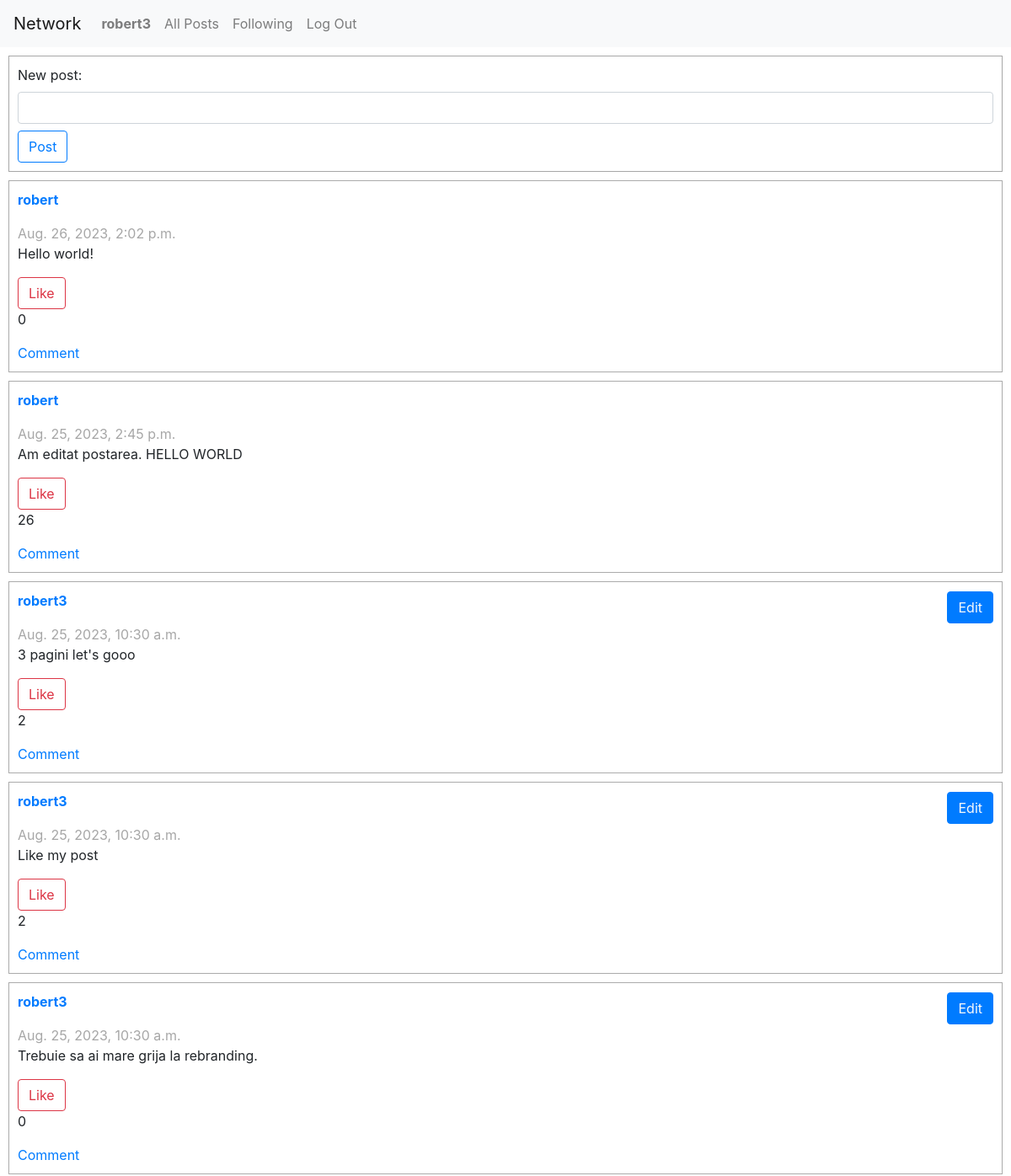
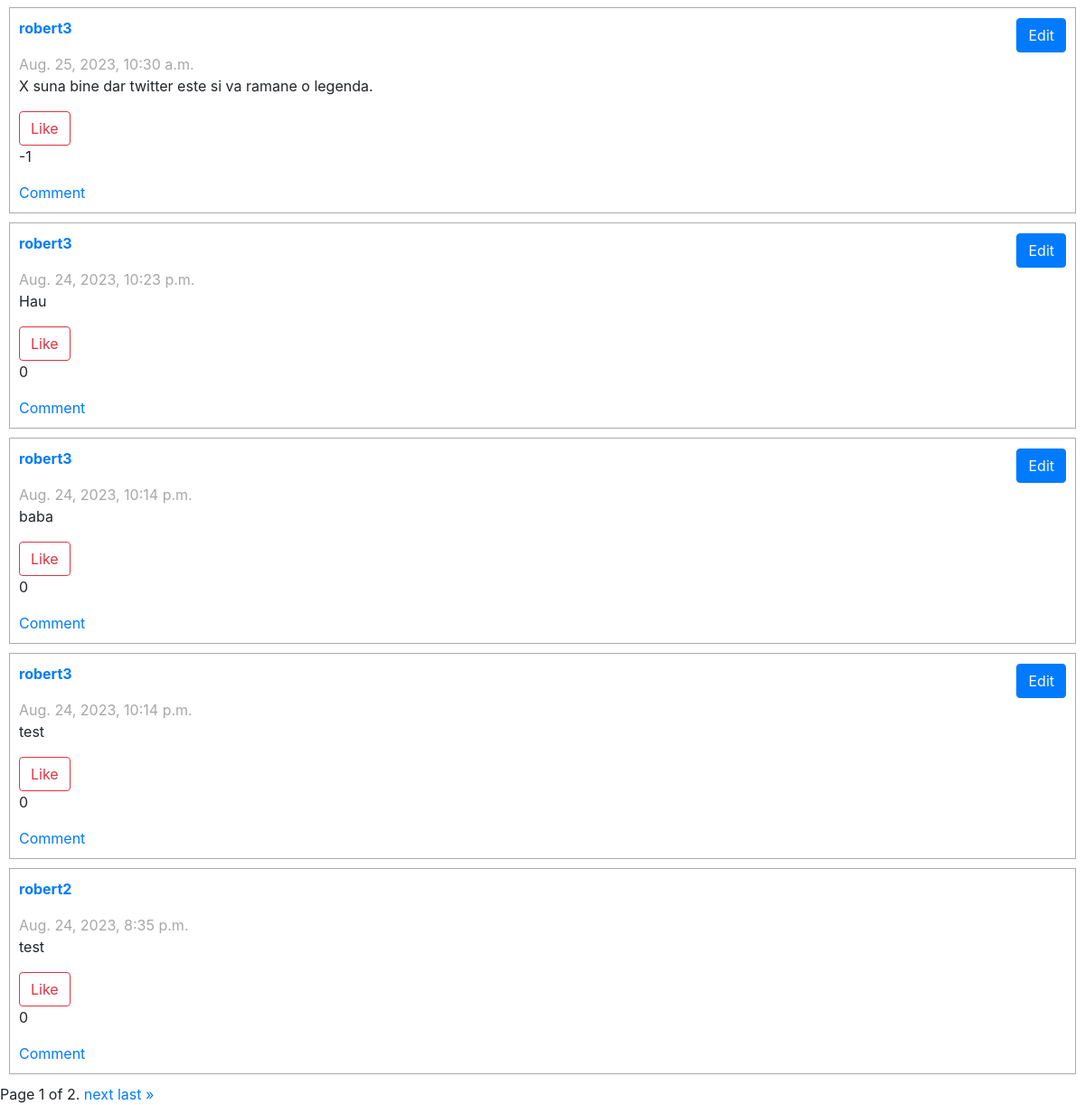
The page / (signed in) on the database its author committed (2 pictures, top to bottom).
### network/models.py (models this page shows, shortened)
class User(AbstractUser):
    pass

class UserPost(models.Model):
    user = models.ForeignKey(User, on_delete=models.CASCADE)
    timestamp = models.DateTimeField(auto_now_add=True)
    content = models.CharField(max_length=512)
    likes = models.IntegerField(default=0)

### network/views.py (the view)
# urls.py: path("", views.index, name="index"),
def index(request):
    allPosts = UserPost.objects.order_by('-timestamp')
    paginator = Paginator(allPosts, 10)
    page_number = request.GET.get("page")
    page_obj = paginator.get_page(page_number)
    if request.user.is_authenticated:
        user = request.user
        liked_posts = PostLike.objects.filter(user=user).values_list('post__id', flat=True)
        return render(request, "network/index.html", {
            'allPosts': allPosts,
            'UserPostForm': UserPostForm(),
            "page_obj": page_obj,
            "likedPosts":list(liked_posts)
        })
    else:
        return render(request, "network/index.html", {
            'allPosts': allPosts,
            'UserPostForm': UserPostForm(),
            "page_obj": page_obj
            })

### network/forms.py
class UserPostForm(ModelForm):
    def __init__(self, *args, **kwargs):
        super().__init__(*args, **kwargs)
        self.fields['content'].widget.attrs['class'] = "form-control mb-2"
        self.fields['content'].label = "New post"
    class Meta:
        model = UserPost
        fields = ["content"]

### network/templates/network/index.html (shortened to what this page needs)
{% extends "network/layout.html" %}
{% block body %}
    <form class="post-form" action="{% url 'createpost' %}" method="POST" enctype="multipart/form-data">
        {{UserPostForm}}
        <input type="submit" value="Post" class="btn btn-outline-primary">
    </form>
    {% for post in page_obj %}
        <div class="post-container" postid="{{post.id}}">
            <div class="post-principal-container">
                <a href="{% url 'userprofile' post.user.username%}"><p class="post-username">{{post.user.username}}</p></a>
                {% if request.user == post.user%}
                <button class="btn btn-primary"><a href="{% url 'editpost' post.id %}" class="text-light text-decoration-none">Edit</a></button>
                {% endif %}
            </div>
            <div class="post-second-container">
                <p class="post-timestamp">{{post.timestamp}}</p>
                <p class="post-content">{{post.content}}</p>
                    <button class="btn btn-outline-danger like-btn">
                        {% if post.id in likedPosts %}
                            Unlike
                        {% else %}
                            Like
                        {% endif %}
                    </button>
                <p class="post-likes">{{ post.likes }}</p>
                <a href="" class="text-decoration-none">Comment</a>
            </div>
        </div>
    {% endfor %}
    <div class="pagination">
        <span class="step-links">
            <span class="current">
                Page {{ page_obj.number }} of {{ page_obj.paginator.num_pages }}.
            </span>
            {% if page_obj.has_next %}
                <a href="?page={{ page_obj.next_page_number }}">next</a>
                <a href="?page={{ page_obj.paginator.num_pages }}">last &raquo;</a>
            {% endif %}
        </span>
    </div>
{% endblock %}

### network/templates/network/layout.html (shortened to what this page needs)
{% load static %}
<!DOCTYPE html>
<html lang="en">
    <head>
        <link rel="stylesheet" href="https://stackpath.bootstrapcdn.com/bootstrap/4.4.1/css/bootstrap.min.css">
        <link href="/network/static/network//styles.css" rel="stylesheet">
    </head>
    <body>
        <nav class="navbar navbar-expand-lg navbar-light bg-light">
            <a class="navbar-brand" href="#">Network</a>
            <div>
              <ul class="navbar-nav mr-auto">
                {% if user.is_authenticated %}
                    <li class="nav-item">
                        <a class="nav-link" href="{% url 'userprofile' user.username%}"><strong>{{ user.username }}</strong></a>
                    </li>
                {% endif %}
                <li class="nav-item">
                  <a class="nav-link" href="{% url 'index' %}">All Posts</a>
                </li>
                {% if user.is_authenticated %}
                    <li class="nav-item">
                        <a class="nav-link" href="{% url 'following' %}">Following</a>
                    </li>
                    <li class="nav-item">
                        <a class="nav-link" href="{% url 'logout' %}">Log Out</a>
                    </li>
                {% endif %}
              </ul>
            </div>
          </nav>
        <div class="body">
            {% block body %}
            {% endblock %}
        </div>
    </body>
</html>

### network/static/network/styles.css (style rules this page uses)
.post-container { display:flex; margin: 10px; border:1px solid rgb(171, 171, 171); padding:10px; flex-direction: column; }
.post-principal-container { display:flex; align-items: center; justify-content: space-between; }
.post-username { font-weight: bold; text-align: center; margin-right:5px; }
.post-timestamp { margin-bottom: 0; color:rgb(167, 167, 167); }
.post-form { margin:10px; border:1px solid rgb(167, 167, 167); padding:10px; }

### rows shown on the page
User: username "robert3"
UserPost: user.username "robert", timestamp "Aug. 26, 2023, 2:02 p.m.", content "Hello world!", shows "Like", likes "0"
UserPost: user.username "robert", timestamp "Aug. 25, 2023, 2:45 p.m.", content "Am editat postarea. HELLO WORLD", shows "Like", likes "26"
UserPost: user.username "robert3", shows "Edit", timestamp "Aug. 25, 2023, 10:30 a.m.", content "3 pagini let's gooo", shows "Like", likes "2"
UserPost: user.username "robert3", shows "Edit", timestamp "Aug. 25, 2023, 10:30 a.m.", content "Like my post", likes "2"
UserPost: user.username "robert3", shows "Edit", timestamp "Aug. 25, 2023, 10:30 a.m.", content "Trebuie sa ai mare grija la rebranding.", shows "Like", likes "0"
UserPost: user.username "robert3", shows "Edit", timestamp "Aug. 25, 2023, 10:30 a.m.", content "X suna bine dar twitter este si va ramane o legenda.", shows "Like", likes "-1"
UserPost: user.username "robert3", shows "Edit", timestamp "Aug. 24, 2023, 10:23 p.m.", content "Hau", shows "Like", likes "0"
UserPost: user.username "robert3", shows "Edit", timestamp "Aug. 24, 2023, 10:14 p.m.", content "baba", shows "Like", likes "0"
UserPost: user.username "robert3", shows "Edit", timestamp "Aug. 24, 2023, 10:14 p.m.", content "test", shows "Like", likes "0"
UserPost: user.username "robert2", timestamp "Aug. 24, 2023, 8:35 p.m.", content "test", shows "Like", likes "0"

### other values the page prints
{{ page_obj.number }} "1"
{{ page_obj.paginator.num_pages }} "2"
